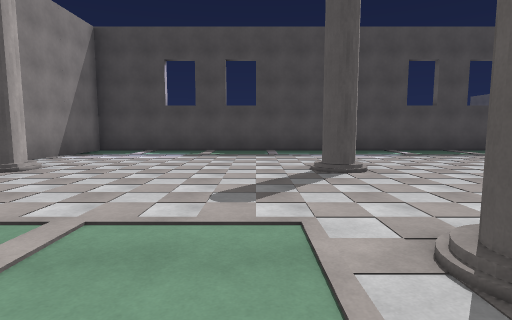
[1] (above)

18 first-person views from a walk through a Unity game level. The camera is 1.5 m above the floor, tilts 6° down and sees 80° across. The floor is counted in squares, 2 m on a side. Each view is taken from the middle of a square. On the plan, view 1 faces up. The plan holds only what a view shows up to about 10 squares ahead; the rest is blank. The place goes on beyond the plan. The player character is not drawn.

[2]
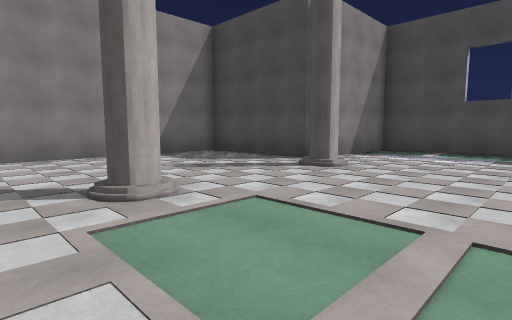

[3]
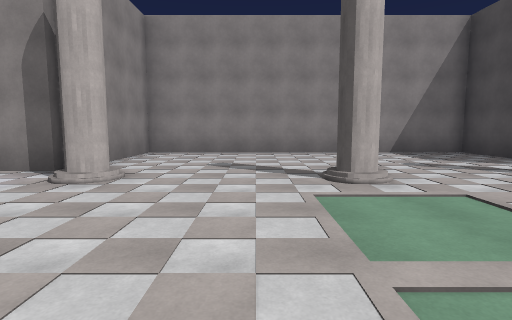

[4]
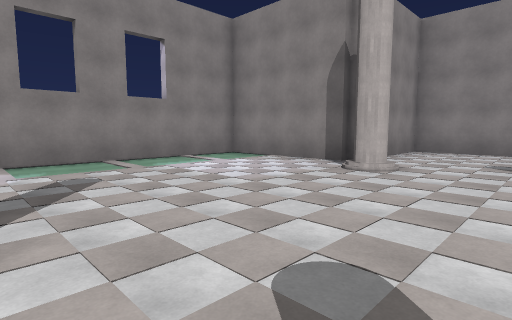

[5]
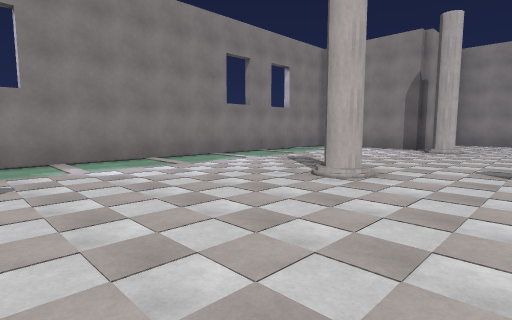

[6]
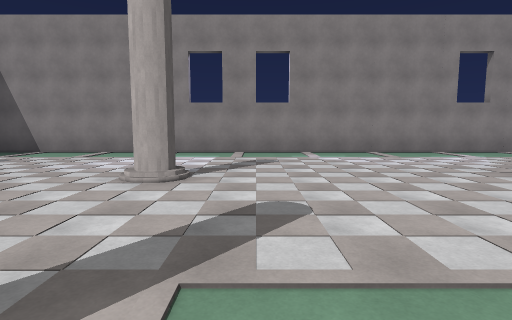

[7]
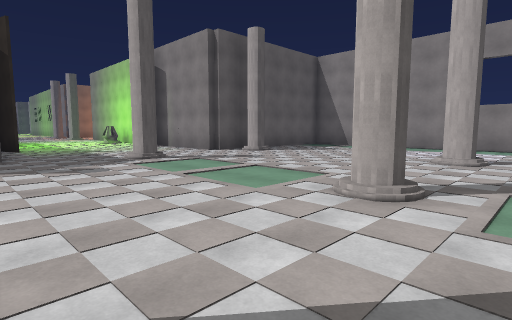

[8]
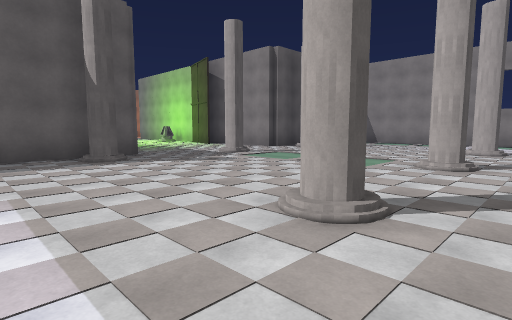

[9]
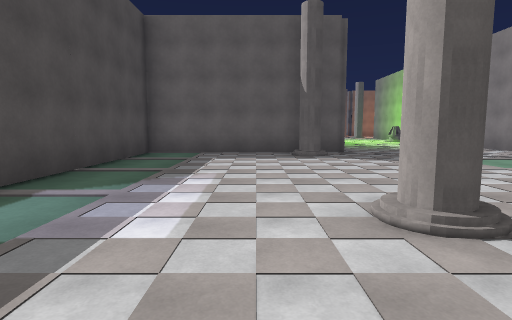

[10]
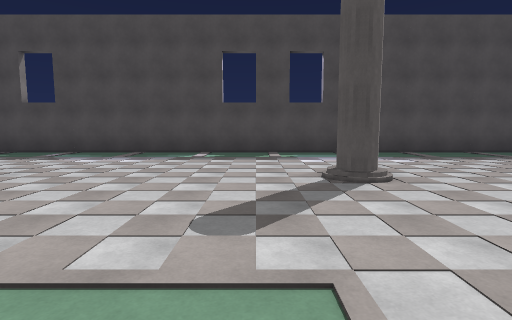

[11]
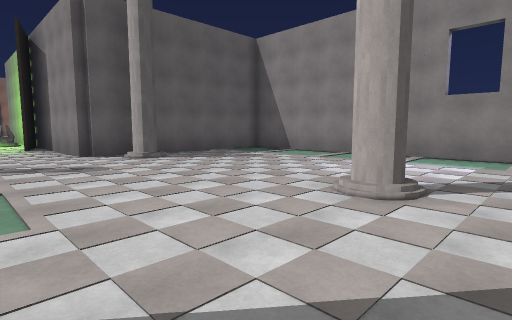

[12]
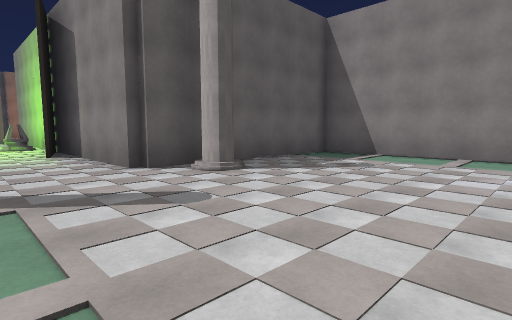

[13]
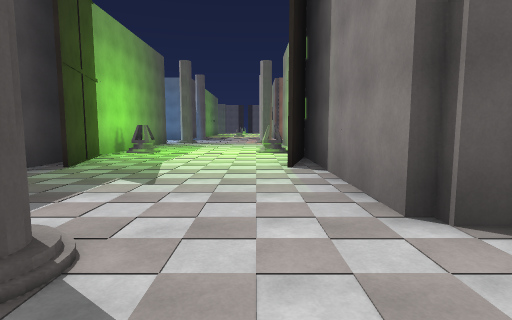

[14]
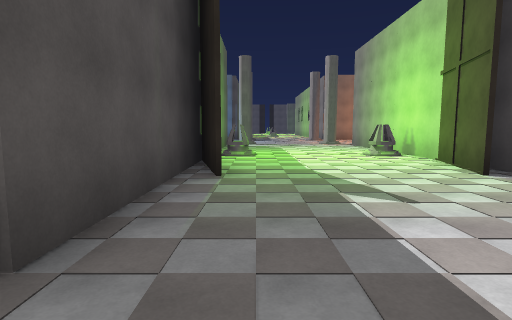

[15]
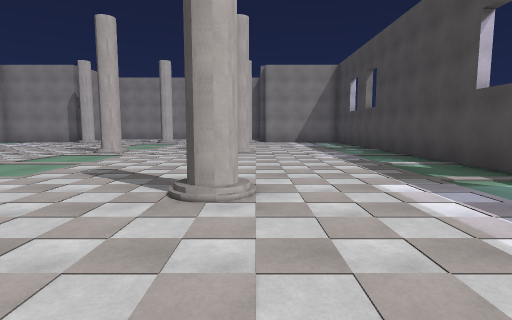

[16]
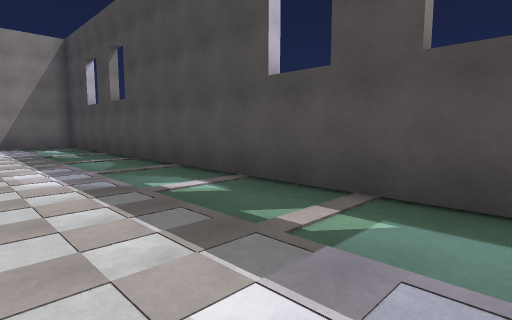

[17]
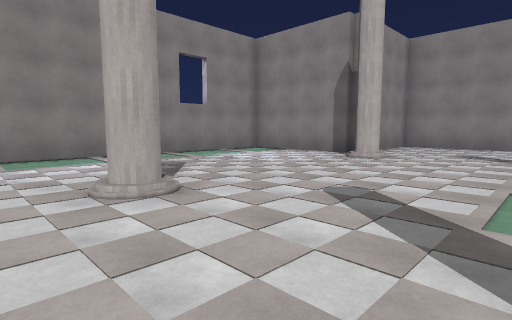

[18]
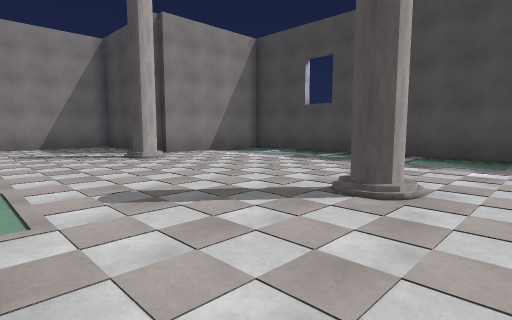

### Floor plan
Key: @ floor where view 1 was taken; # wall or solid block; . floor; = window, fence, low wall or low ledge.
Columns run from 10 left of view 1 to 22 right of it. Each row starts with its distance up from view 1.
 11     ######################
 10     #....................#
  9     #....................#
  8     #....................#
  7 #####....................#
  6 #........................#
  5 #....#.....#.....#.....#.#######
  4 #...........................##.##
  3 #..............................==
  2 #................................
  1 #....#.....#.....#.....#.........
  0 #.........@....................==
 -1 #...........................##.##
 -2 #........................#######
 -3 #....#.....#.....#.....#.#
 -4 #####....................#
 -5     #....................#
 -6     #....................#
 -7     #....................#
 -8     ######################

Where each view was taken, in squares from view 1:
view 1: 0 up, 0 right, facing up
view 2: 0 up, 1 left, facing up-left
view 3: 0 up, 0 right, facing left
view 4: 0 up, 1 right, facing down-left
view 5: 0 up, 6 right, facing down-left
view 6: 2 up, 6 right, facing down
view 7: 5 up, 6 right, facing down-right
view 8: 8 up, 6 right, facing down-right
view 9: 7 up, 5 right, facing right
view 10: 1 up, 6 right, facing up
view 11: 1 up, 6 right, facing down-right
view 12: 1 up, 9 right, facing down-right
view 13: 0 up, 12 right, facing right
view 14: 3 up, 13 right, facing right
view 15: 6 up, 11 right, facing left
view 16: 7 up, 8 right, facing up-left
view 17: 1 up, 3 right, facing down-left
view 18: 2 up, 3 right, facing up-left
